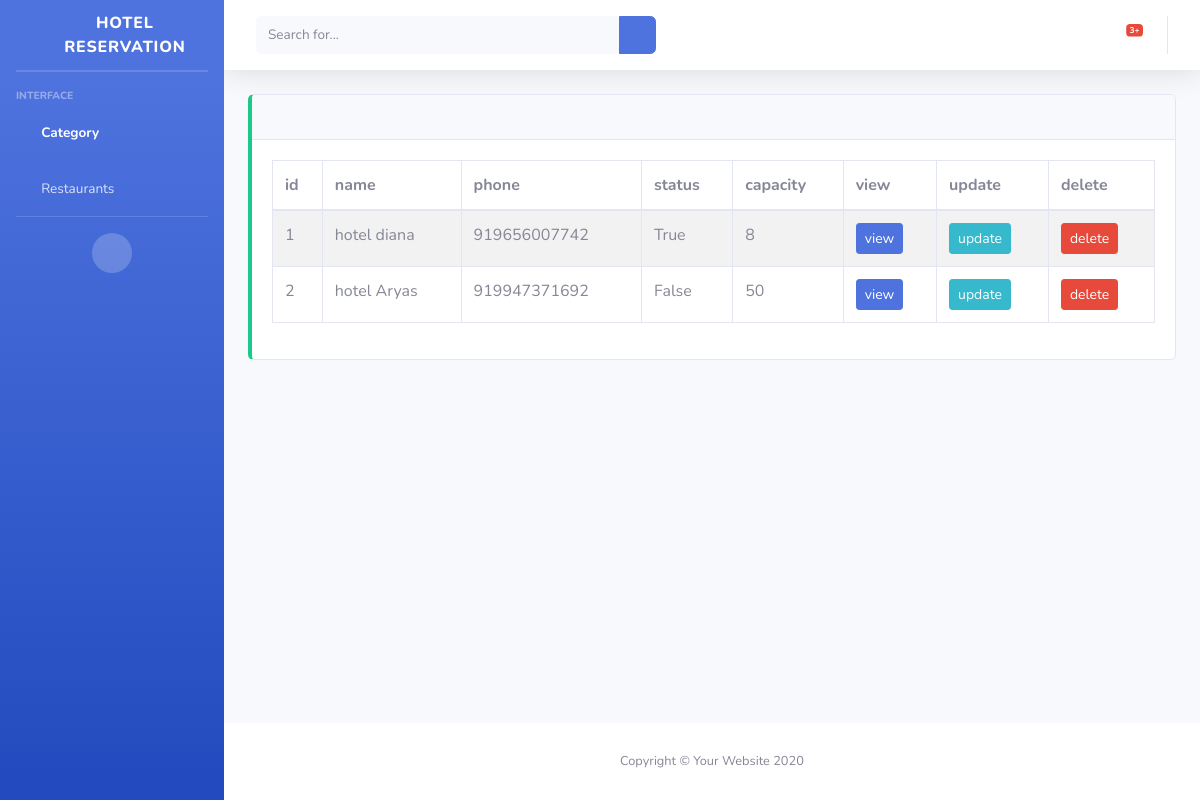
/restaurant/, run on an earlier commit of the app's database.
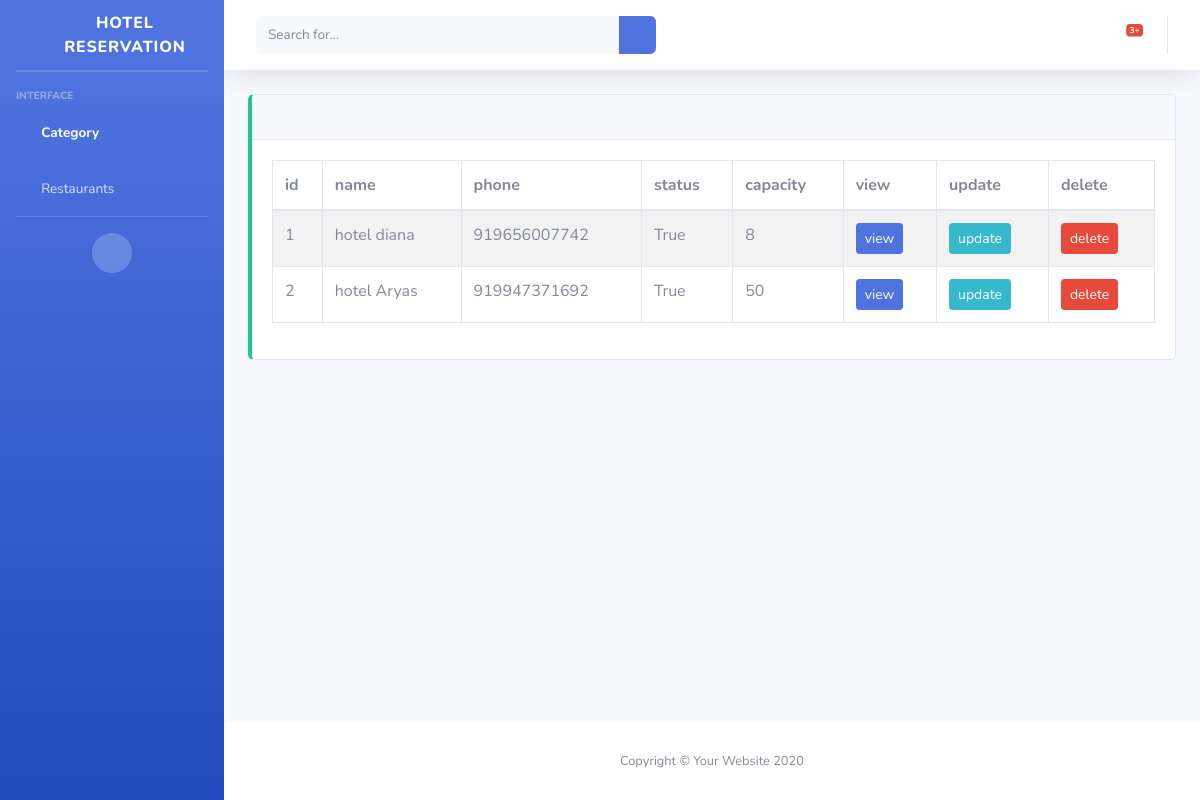
And on a later commit of the database.
### restaurant/models.py (models this page shows, shortened)
class Restaurant(models.Model):
    name = models.CharField(max_length=100)
    description = models.TextField()
    address = models.TextField()
    phone = models.CharField(max_length=12)
    categorys = models.ManyToManyField(RestCategory)
    lat = models.FloatField()
    log = models.FloatField()
    status = models.BooleanField(default=False)
    opentime = models.TimeField()
    closstime = models.TimeField()
    seatingCapacity = models.IntegerField()
    user = models.OneToOneField(
        User, on_delete=models.CASCADE, blank=True, null=True)
    slug = models.SlugField(unique=True, blank=True, null=True)
    logo = models.ImageField(upload_to='rest/')
    def get_update_url(self):
        return reverse("restaurantupdate", kwargs={'pk': self.pk})
    def get_detail_url(self):
        return reverse("rester", kwargs={'slug': self.slug})

### restaurant/views.py (the view)
# urls.py: path('restaurant/', RestaurantList.as_view(), name="restaurant"),
class RestaurantList(ListView):
    model = Restaurant
    template_name = 'rest/list.html'
    context_object_name = "data"

### restaurant/templates/rest/list.html
{% extends 'base.html' %}
{% block content %}
<div class="table-responsive">
<table class="table table-bordered table-striped table-hover">
    <thead>
        <tr>
            <th>id</th>
            <th>name</th>
            <th>phone</th>
            <th>status</th>
            <th>capacity</th>
            <th>view</th>
            <th>update</th>
            <th>delete</th>
        </tr>
    </thead>
    <tbody>
    {% for i in data %}
        <tr>
            <td>{{forloop.counter}}</td>
            <td>{{i.name}}</td>
            <td>{{i.phone}}</td>
            <td>{{i.status}}</td>
            <td>{{i.seatingCapacity}}</td>
            {% if i.get_detail_url %}
            <td><a href="{{i.get_detail_url}}" class="btn btn-sm btn-primary">view</a></td>
            {% endif %}
            <td><a href="{{i.get_update_url}}" class="btn btn-sm btn-info">update</a></td>
            <td><form method="post" action=""><input type="submit" value="delete" class="btn btn-sm btn-danger"></form></a></td>
        </tr>
        {% endfor %}
    </tbody>
</table>
</div>
{% endblock content %}

What changed in the data, as far as the page shows it:
changed Restaurant "hotel Aryas": status "False" → "True"
